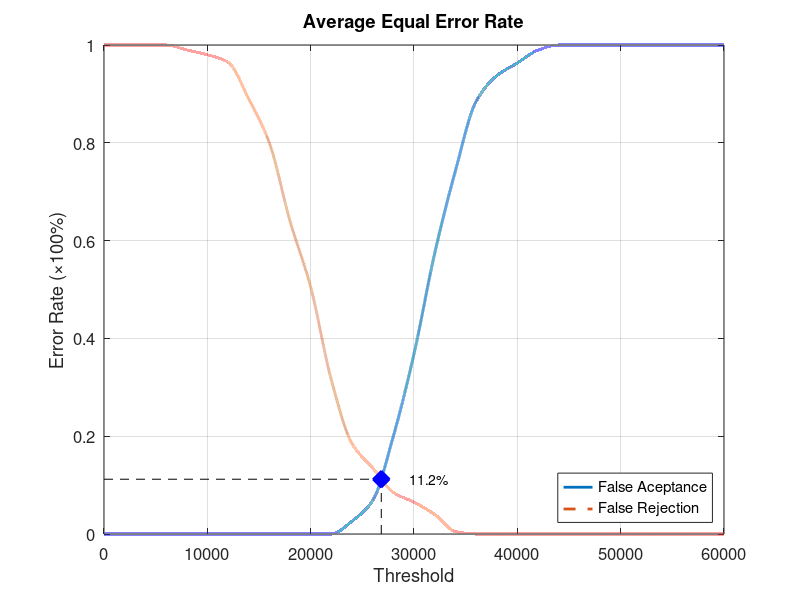
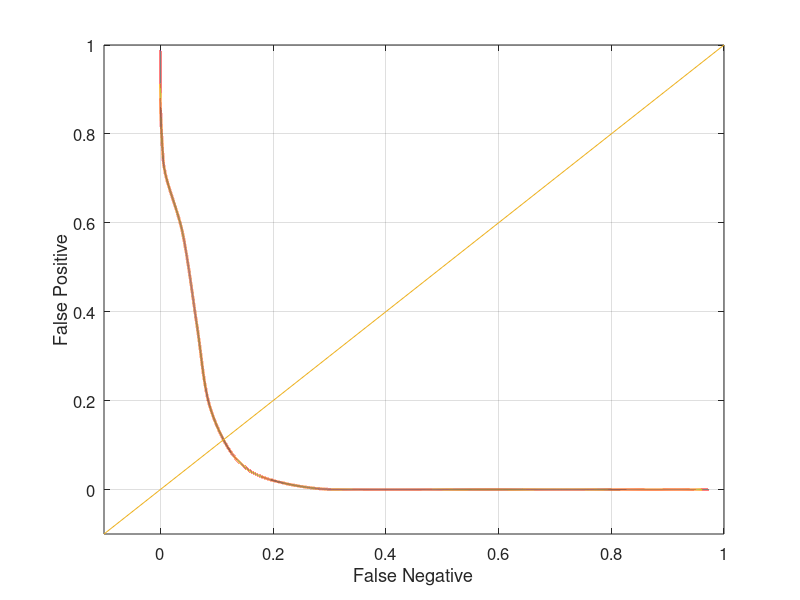

Recreate these plots in MATLAB, in order.
function yEER = Database5_4
close all;
clear;
clc;
x = 0:2000:60000;
xq = 0:0.5:60000;

y0 = [0 0 0 0 0 0 0 0 0 0 0 0 0.0263158 0.0684211 0.2 0.368421 0.573684 0.742105 0.884211 0.936842 0.963158 0.989474 1 1 1 1 1 1 1 1 1];
yy0 = interp1(x, y0, xq, 'pchip');
y1 = [1 1 1 1 0.99 0.98 0.965 0.89 0.8 0.64 0.505 0.315 0.185 0.135 0.085 0.065 0.04 0.005 0 0 0 0 0 0 0 0 0 0 0 0 0];
yy1 = interp1(x, y1, xq, 'pchip');

% Calculating EER: 
y2 = abs(y0 - y1);
find(y2 == min(y2))
yy2 = abs(yy0 - yy1);
xEER = find(yy2 == min(yy2));
xEERIndex = xq(xEER) % X-axis EER
yEER = yy0(xEER) % Y-axis EER

main = figure
plot(xq, yy0,'-','LineWidth', 2);	hold on
plot(xq, yy1,'--','LineWidth', 2);	hold on
plot([xEERIndex xEERIndex], [0 yEER], 'k--');	hold on
plot([0 xEERIndex], [yEER yEER], 'k--');	hold on
plot(xEERIndex, yEER, 'bx', 'LineWidth', 10);	hold on
text(xEERIndex + 10 * xEERIndex / 100, yEER, [num2str(round((10000 * yEER)) / 100) '%'])
legend('False Aceptance', 'False Rejection', 'Location', 'SouthEast')
xlabel('Threshold')
ylabel('Error Rate (\times100%)')
title('Average Equal Error Rate')
set(gca, 'FontSize', 12)
axis([0 60000 0 1])
grid on

print(main, 'Database5_4Main', '-dpng');
FNRxFPR = figure('Color', [1 1 1]);
plot(yy1, yy0, '-', yy1, yy0, 'LineWidth', 2);
hold on
y = -0.1:0.1:1
plot(y, y); 
set(gca, 'FontSize', 12)
xlabel('False Negative')
ylabel('False Positive')
axis([-0.1 1 -0.1 1])
set(gca, 'FontSize', 12)
grid on

print(FNRxFPR, 'Database5_4FNRxFPR','-dpng');
end
